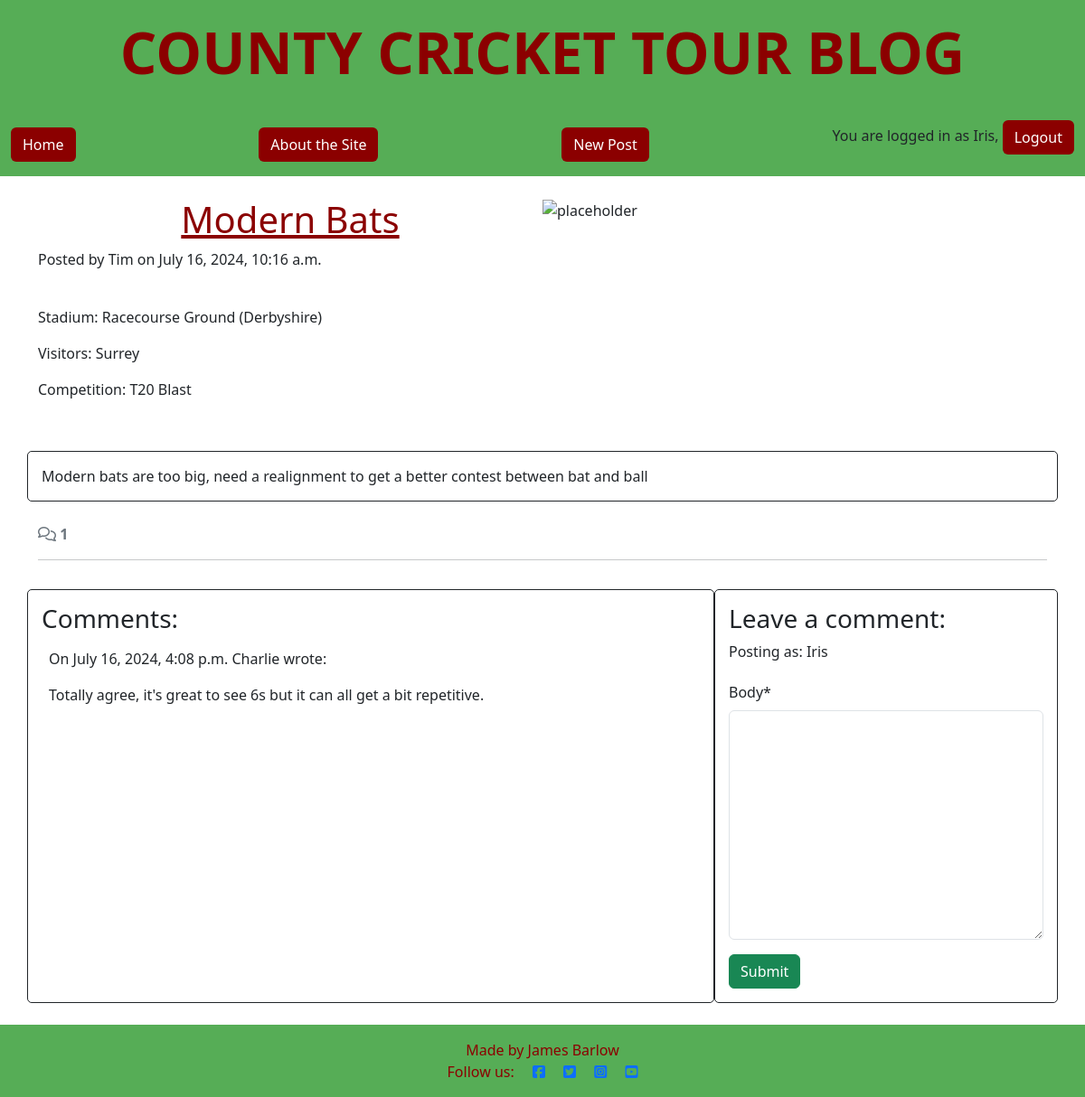
The page /modern-bats/ (signed in) on the database its author committed.
### blog/models.py (models this page shows, shortened)
class Post(models.Model):
    title = models.CharField(max_length=200, unique=True)
    slug = AutoSlugField(populate_from='title', unique=True)
    author = models.ForeignKey(
        User, on_delete=models.CASCADE, related_name="blog_posts"
    )
    stadium = models.CharField(
        max_length=50,
        choices=STADIUM_CHOICES,
        default='Lords'
    )
    visitor = models.CharField(
        max_length=50,
        choices=VISITORS_CHOICES,
        default='Surrey'
    )
    competition = models.CharField(
        max_length=20,
        choices=COMPETITION_CHOICES,
        default='County Champ Div 1'
    )
    content = models.TextField()
    created_on = models.DateTimeField(auto_now_add=True)

class Comment(models.Model):
    post = models.ForeignKey(
        Post, on_delete=models.CASCADE, related_name="comments"
        )
    author = models.ForeignKey(
        User, on_delete=models.CASCADE, related_name="commenter"
        )
    body = models.TextField()
    added_on = models.DateTimeField(auto_now_add=True)

### blog/views.py (the view, shortened to what this page needs)
# urls.py: path('<slug:slug>/', views.post_detail, name='post_detail'),
def post_detail(request, slug):
    queryset = Post.objects
    post = get_object_or_404(queryset, slug=slug)
    comments = post.comments.all().order_by("-added_on")
    comment_count = post.comments.count()
    comment_form = CommentForm()
    return render(
        request,
        "blog/post_detail.html",
        {
            "post": post,
            "comments": comments,
            "comment_count": comment_count,
            "comment_form": comment_form,
        }
    )

### blog/forms.py
class CommentForm(forms.ModelForm):
    class Meta:
        model = Comment
        fields = ('body',)

### blog/templates/blog/post_detail.html (shortened to what this page needs)
{% extends 'base.html' %} {% block content %}
{% load static %}
{% load crispy_forms_tags %}
<div>
    <div class="container mt-4">
        <div class="row g-0">
            <div class="col-md-6">
                <h1 class="page-title">{{ post.title }}</h1>
                <p>Posted by {{ post.author }} on {{ post.created_on }}</p>
                <br>
                <p>Stadium: {{post.stadium}}</p>
                <p>Visitors: {{post.visitor}}</p>
                <p>Competition: {{post.competition}}</p>
                <br>
            </div>
            <div class="d-none d-md-block col-md-6">
                <img src="{% static 'images/default_image.jpg' %}" width="100%" height="100%" class="scale" alt="placeholder">
            </div>
        </div>
    </div>
</div>
<div class="container">
    <div class="row">
        <div class="col card mb-4  mt-3 left  top">
            <div>
                <p class="card-text">
                    {{ post.content | safe }}
                </p>
            </div>
        </div>
    </div>
    <div class="row">
        <div class="col-12">
            <strong class="text-secondary">
                <i class="far fa-comments"></i> {{ comment_count }}
            </strong>
        </div>
        <div class="col-12">
            <hr>
        </div>
    </div>
    <div class="row">
        <div class="col-md-8 card mb-4 mt-3">
            <h3>Comments:</h3>
            <div>
                {% for comment in comments %}
                    <div class="p-2 comments">
                        <p>
                            On {{ comment.added_on }} {{ comment.author }} wrote:
                        </p>
                        <div>
                            {{ comment.body | linebreaks }}
                        </div>
                    </div>
                {% endfor %}
            </div>
        </div>
        <div class="col-md-4 card mb-4 mt-3">
            <div>
                {% if user.is_authenticated %}
            <h3>Leave a comment:</h3>
            <p>Posting as: {{ user.username }}</p>
            <form id="commentForm" method="post" style="margin-top: 1.3em;">
                {{ comment_form | crispy }}
                <button id="submitButton" type="submit" class="btn btn-success">Submit</button>
            </form>
          {% else %}
          <p>Log in to leave a comment</p>
          {% endif %}
        </div>
      </div>
    </div>
</div>
{% endblock content %}

### templates/base.html (shortened to what this page needs)
{% load static %}
{% url 'home' as home_url %}
{% url 'account_login' as login_url %}
{% url 'account_signup' as signup_url %}
{% url 'account_logout' as logout_url %}
<!DOCTYPE html>
<html class="h-100" lang="en">
<head>
    <link href="https://cdn.jsdelivr.net/npm/bootstrap@5.3.3/dist/css/bootstrap.min.css" rel="stylesheet"
>
    <link rel="stylesheet" href="{% static 'css/style.css' %}">
</head>
<body class="d-flex flex-column h-100">
    <div class="title-banner">
        <h1 class="title">COUNTY CRICKET TOUR BLOG</h1>
    </div>
    <nav class="navbar navbar-expand-lg nav-bg">
        <div class="container-fluid">
            <a href="{% url 'home' %}" class="btn nav-btn">
                Home
            </a>
            <a href="{% url 'about' %}" class="btn nav-btn">
                About the Site
            </a>
            {% if user.is_authenticated %}
            <a href="{% url 'add_post' %}" class="btn nav-btn">New Post</a>
            <div class="user-msg">
	            <p>
                    You are logged in as {{ user }},
                    <a class="btn nav-btn{% if request.path == logout_url %}active{% endif %}" aria-current="page"
                        href="{% url 'account_logout' %}">
                        Logout
                    </a>
                </p>
            </div>
            {% endif %}
        </div>
    </nav>
    <main>
        {% block content %}{% endblock content %}
    </main>
    <footer class="footer mt-auto py-3 footer-bg">
        <div class="container">
            <p class="m-0 text-center footer-text">Made by James Barlow</p>
            <p class="m-0 text-center footer-text">Follow us:
                <a href="https://www.facebook.com/" target="_blank"><i class="fab fa-facebook-square ms-3"></i></a>
                <a href="https://www.twitter.com/" target="_blank"><i class="fab fa-twitter-square ms-3"></i></a>
                <a href="https://www.instagram.com/" target="_blank"><i class="fab fa-instagram-square ms-3"></i></a>
                <a href="https://www.youtube.com/" target="_blank"><i class="fab fa-youtube-square ms-3"></i></a>
            </p>
        </div>
    </footer>
</body>
</html>

### static/css/style.css (style rules this page uses)
.title { color: #8B0000; font-size: 4rem; font-weight: bold; }
.title-banner { background-color: #56ad56; padding: 20px; text-align: center; position: relative; top: 0; width: 100%; }
.page-title { color: #8B0000; text-align: center; text-decoration: underline; }
.nav-bg { background-color: #56ad56; }
.nav-btn { color: white; background-color: #8B0000 }
.footer-bg { background-color: #56ad56; }
.footer-text { color: #8B0000; }
.card { border: 1px solid; background-color: transparent; border-radius: 5px; padding: 15px; }

### rows shown on the page
Post: title "Modern Bats", author "Tim", created_on "July 16, 2024, 10:16 a.m.", stadium "Racecourse Ground (Derbyshire)", visitor "Surrey", competition "T20 Blast", content "Modern bats are too big, need a realignment to get a better contest between bat and ball"
Comment: added_on "July 16, 2024, 4:08 p.m.", author "Charlie", body "Totally agree, it's great to see 6s but it can all get a bit repetitive."

### other values the page prints
{{ user }} "Iris"
{{ comment_count }} "1"
{{ user.username }} "Iris"
